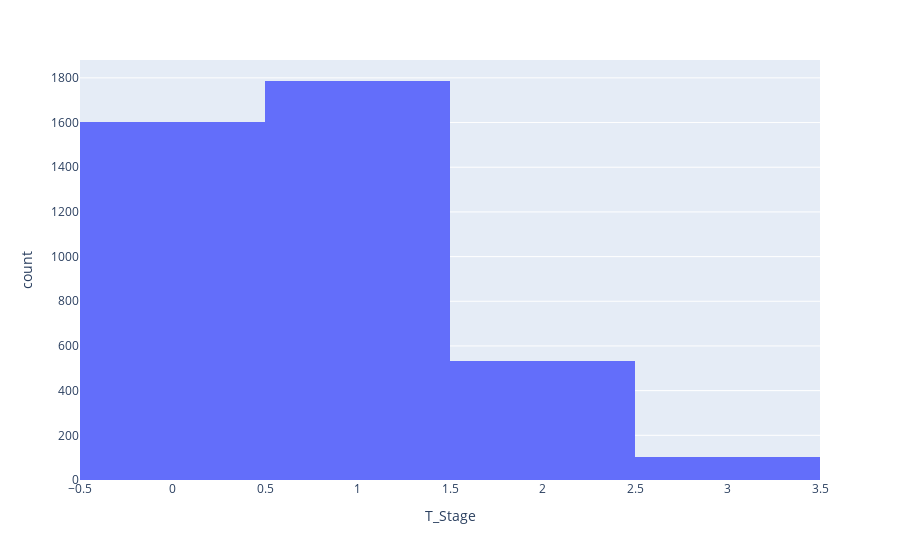
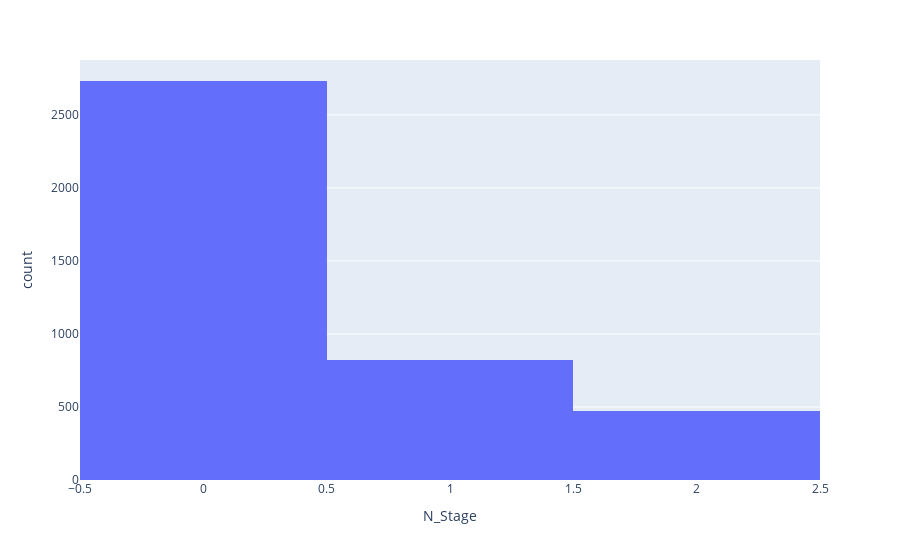

Source (notebook cell) for these figures, in order:
### Markdown cell above
Plotting a histogram for all the stages with the encoded labels

### Code cell
for stage in df.loc[:, stages]:
    vStage_bar = px.histogram(df, x=stage)
    vStage_bar.show()

### Figure 1 — Plotly figure (JSON) as saved in the notebook; plotly's stock layout.template omitted (floating-point values rounded to 4 significant figures; data arrays with more than 128 entries replaced by an {"elided": "..."} marker saying what was removed)
{"data": [{"bingroup": "x", "hovertemplate": "T_Stage=%{x}<br>count=%{y}<extra></extra>", "legendgroup": "", "marker": {"color": "#636efa", "pattern": {"shape": ""}}, "name": "", "orientation": "v", "showlegend": false, "type": "histogram", "x": {"elided": "4024 int values"}, "xaxis": "x", "yaxis": "y"}], "layout": {"barmode": "relative", "legend": {"tracegroupgap": 0}, "margin": {"t": 60}, "xaxis": {"anchor": "y", "domain": [0, 1], "title": {"text": "T_Stage"}}, "yaxis": {"anchor": "x", "domain": [0, 1], "title": {"text": "count"}}}}

### Figure 2 — Plotly figure (JSON) as saved in the notebook; plotly's stock layout.template omitted (floating-point values rounded to 4 significant figures; data arrays with more than 128 entries replaced by an {"elided": "..."} marker saying what was removed)
{"data": [{"bingroup": "x", "hovertemplate": "N_Stage=%{x}<br>count=%{y}<extra></extra>", "legendgroup": "", "marker": {"color": "#636efa", "pattern": {"shape": ""}}, "name": "", "orientation": "v", "showlegend": false, "type": "histogram", "x": {"elided": "4024 int values"}, "xaxis": "x", "yaxis": "y"}], "layout": {"barmode": "relative", "legend": {"tracegroupgap": 0}, "margin": {"t": 60}, "xaxis": {"anchor": "y", "domain": [0, 1], "title": {"text": "N_Stage"}}, "yaxis": {"anchor": "x", "domain": [0, 1], "title": {"text": "count"}}}}
